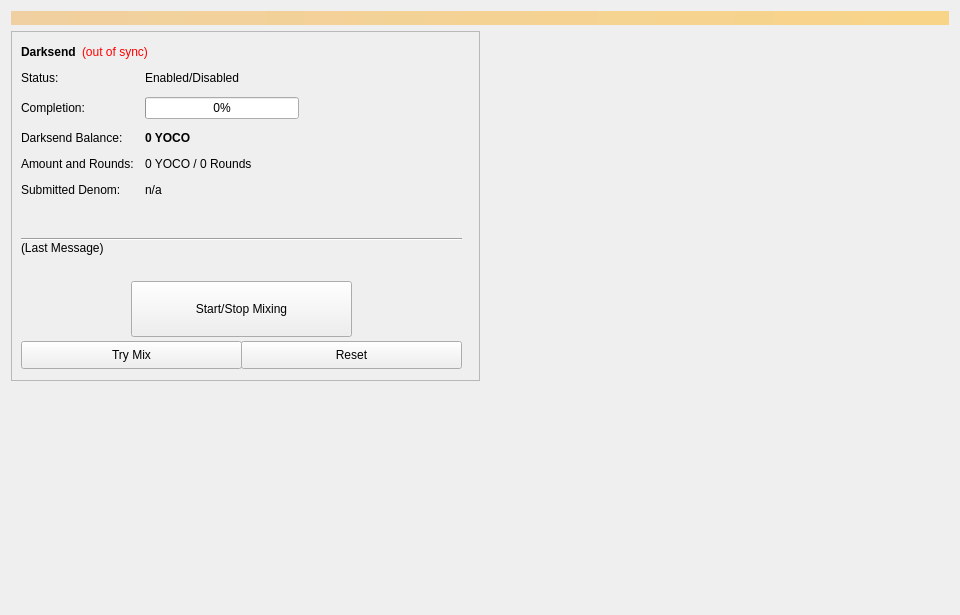
<?xml version="1.0" encoding="UTF-8"?>
<ui version="4.0">
 <class>Coinmix</class>
 <widget class="QWidget" name="Coinmix">
  <property name="geometry">
   <rect>
    <x>0</x>
    <y>0</y>
    <width>960</width>
    <height>615</height>
   </rect>
  </property>
  <property name="minimumSize">
   <size>
    <width>960</width>
    <height>0</height>
   </size>
  </property>
  <property name="windowTitle">
   <string>Form</string>
  </property>
  <layout class="QVBoxLayout" name="topLayout">
   <item>
    <widget class="QLabel" name="labelAlerts">
     <property name="visible">
      <bool>false</bool>
     </property>
     <property name="styleSheet">
      <string notr="true">background-color: qlineargradient(x1: 0, y1: 0, x2: 1, y2: 0, stop:0 #F0D0A0, stop:1 #F8D488); color:#000000;</string>
     </property>
     <property name="wordWrap">
      <bool>true</bool>
     </property>
     <property name="margin">
      <number>3</number>
     </property>
    </widget>
   </item>
   <item>
    <layout class="QHBoxLayout" name="horizontalLayout" stretch="1,1">
     <item>
      <layout class="QVBoxLayout" name="verticalLayout_2">
       <item>
        <widget class="QFrame" name="frameDarksend">
         <property name="minimumSize">
          <size>
           <width>0</width>
           <height>350</height>
          </size>
         </property>
         <property name="layoutDirection">
          <enum>Qt::LeftToRight</enum>
         </property>
         <property name="frameShape">
          <enum>QFrame::StyledPanel</enum>
         </property>
         <property name="frameShadow">
          <enum>QFrame::Raised</enum>
         </property>
         <widget class="QWidget" name="formLayoutWidget">
          <property name="geometry">
           <rect>
            <x>10</x>
            <y>40</y>
            <width>451</width>
            <height>161</height>
           </rect>
          </property>
          <layout class="QFormLayout" name="formLayout">
           <property name="fieldGrowthPolicy">
            <enum>QFormLayout::AllNonFixedFieldsGrow</enum>
           </property>
           <property name="horizontalSpacing">
            <number>11</number>
           </property>
           <property name="verticalSpacing">
            <number>12</number>
           </property>
           <item row="0" column="0">
            <widget class="QLabel" name="label_6">
             <property name="text">
              <string>Status:</string>
             </property>
            </widget>
           </item>
           <item row="1" column="0">
            <widget class="QLabel" name="label_7">
             <property name="text">
              <string>Completion:</string>
             </property>
            </widget>
           </item>
           <item row="1" column="1">
            <widget class="QProgressBar" name="DarksendProgress">
             <property name="maximumSize">
              <size>
               <width>154</width>
               <height>16777215</height>
              </size>
             </property>
             <property name="value">
              <number>0</number>
             </property>
            </widget>
           </item>
           <item row="2" column="0">
            <widget class="QLabel" name="labelAnonymizedText">
             <property name="text">
              <string>Darksend Balance:</string>
             </property>
            </widget>
           </item>
           <item row="2" column="1">
            <widget class="QLabel" name="labelAnonymized">
             <property name="font">
              <font>
               <weight>75</weight>
               <bold>true</bold>
              </font>
             </property>
             <property name="text">
              <string notr="true">0 YOCO</string>
             </property>
            </widget>
           </item>
           <item row="3" column="0">
            <widget class="QLabel" name="label_8">
             <property name="text">
              <string>Amount and Rounds:</string>
             </property>
            </widget>
           </item>
           <item row="3" column="1">
            <widget class="QLabel" name="labelAmountRounds">
             <property name="text">
              <string>0 YOCO / 0 Rounds</string>
             </property>
            </widget>
           </item>
           <item row="4" column="0">
            <widget class="QLabel" name="label_9">
             <property name="text">
              <string>Submitted Denom:</string>
             </property>
            </widget>
           </item>
           <item row="4" column="1">
            <widget class="QLabel" name="labelSubmittedDenom">
             <property name="toolTip">
              <string>The denominations you submitted to the Masternode.&lt;br&gt;To mix, other users must submit the exact same denominations.</string>
             </property>
             <property name="text">
              <string>n/a</string>
             </property>
            </widget>
           </item>
           <item row="0" column="1">
            <widget class="QLabel" name="DarksendEnabled">
             <property name="text">
              <string>Enabled/Disabled</string>
             </property>
            </widget>
           </item>
          </layout>
         </widget>
         <widget class="QPushButton" name="runAutoDenom">
          <property name="geometry">
           <rect>
            <x>251</x>
            <y>17</y>
            <width>1</width>
            <height>1</height>
           </rect>
          </property>
          <property name="palette">
           <palette>
            <active>
             <colorrole role="WindowText">
              <brush brushstyle="SolidPattern">
               <color alpha="255">
                <red>0</red>
                <green>0</green>
                <blue>0</blue>
               </color>
              </brush>
             </colorrole>
             <colorrole role="Button">
              <brush brushstyle="SolidPattern">
               <color alpha="255">
                <red>239</red>
                <green>238</green>
                <blue>238</blue>
               </color>
              </brush>
             </colorrole>
             <colorrole role="Light">
              <brush brushstyle="SolidPattern">
               <color alpha="255">
                <red>255</red>
                <green>255</green>
                <blue>255</blue>
               </color>
              </brush>
             </colorrole>
             <colorrole role="Midlight">
              <brush brushstyle="SolidPattern">
               <color alpha="255">
                <red>247</red>
                <green>246</green>
                <blue>246</blue>
               </color>
              </brush>
             </colorrole>
             <colorrole role="Dark">
              <brush brushstyle="SolidPattern">
               <color alpha="255">
                <red>119</red>
                <green>119</green>
                <blue>119</blue>
               </color>
              </brush>
             </colorrole>
             <colorrole role="Mid">
              <brush brushstyle="SolidPattern">
               <color alpha="255">
                <red>159</red>
                <green>159</green>
                <blue>159</blue>
               </color>
              </brush>
             </colorrole>
             <colorrole role="Text">
              <brush brushstyle="SolidPattern">
               <color alpha="255">
                <red>0</red>
                <green>0</green>
                <blue>0</blue>
               </color>
              </brush>
             </colorrole>
             <colorrole role="BrightText">
              <brush brushstyle="SolidPattern">
               <color alpha="255">
                <red>255</red>
                <green>255</green>
                <blue>255</blue>
               </color>
              </brush>
             </colorrole>
             <colorrole role="ButtonText">
              <brush brushstyle="SolidPattern">
               <color alpha="255">
                <red>0</red>
                <green>0</green>
                <blue>0</blue>
               </color>
              </brush>
             </colorrole>
             <colorrole role="Base">
              <brush brushstyle="SolidPattern">
               <color alpha="255">
                <red>255</red>
                <green>255</green>
                <blue>255</blue>
               </color>
              </brush>
             </colorrole>
             <colorrole role="Window">
              <brush brushstyle="SolidPattern">
               <color alpha="255">
                <red>239</red>
                <green>238</green>
                <blue>238</blue>
               </color>
              </brush>
             </colorrole>
             <colorrole role="Shadow">
              <brush brushstyle="SolidPattern">
               <color alpha="255">
                <red>0</red>
                <green>0</green>
                <blue>0</blue>
               </color>
              </brush>
             </colorrole>
             <colorrole role="AlternateBase">
              <brush brushstyle="SolidPattern">
               <color alpha="255">
                <red>247</red>
                <green>246</green>
                <blue>246</blue>
               </color>
              </brush>
             </colorrole>
             <colorrole role="ToolTipBase">
              <brush brushstyle="SolidPattern">
               <color alpha="255">
                <red>255</red>
                <green>255</green>
                <blue>220</blue>
               </color>
              </brush>
             </colorrole>
             <colorrole role="ToolTipText">
              <brush brushstyle="SolidPattern">
               <color alpha="255">
                <red>0</red>
                <green>0</green>
                <blue>0</blue>
               </color>
              </brush>
             </colorrole>
            </active>
            <inactive>
             <colorrole role="WindowText">
              <brush brushstyle="SolidPattern">
               <color alpha="255">
                <red>0</red>
                <green>0</green>
                <blue>0</blue>
               </color>
              </brush>
             </colorrole>
             <colorrole role="Button">
              <brush brushstyle="SolidPattern">
               <color alpha="255">
                <red>239</red>
                <green>238</green>
                <blue>238</blue>
               </color>
              </brush>
             </colorrole>
             <colorrole role="Light">
              <brush brushstyle="SolidPattern">
               <color alpha="255">
                <red>255</red>
                <green>255</green>
                <blue>255</blue>
               </color>
              </brush>
             </colorrole>
             <colorrole role="Midlight">
              <brush brushstyle="SolidPattern">
               <color alpha="255">
                <red>247</red>
                <green>246</green>
                <blue>246</blue>
               </color>
              </brush>
             </colorrole>
             <colorrole role="Dark">
              <brush brushstyle="SolidPattern">
               <color alpha="255">
                <red>119</red>
                <green>119</green>
                <blue>119</blue>
               </color>
              </brush>
             </colorrole>
             <colorrole role="Mid">
              <brush brushstyle="SolidPattern">
               <color alpha="255">
                <red>159</red>
                <green>159</green>
                <blue>159</blue>
               </color>
              </brush>
             </colorrole>
             <colorrole role="Text">
              <brush brushstyle="SolidPattern">
               <color alpha="255">
                <red>0</red>
                <green>0</green>
                <blue>0</blue>
               </color>
              </brush>
             </colorrole>
             <colorrole role="BrightText">
              <brush brushstyle="SolidPattern">
               <color alpha="255">
                <red>255</red>
                <green>255</green>
                <blue>255</blue>
               </color>
              </brush>
             </colorrole>
             <colorrole role="ButtonText">
              <brush brushstyle="SolidPattern">
               <color alpha="255">
                <red>0</red>
                <green>0</green>
                <blue>0</blue>
               </color>
              </brush>
             </colorrole>
             <colorrole role="Base">
              <brush brushstyle="SolidPattern">
               <color alpha="255">
                <red>255</red>
                <green>255</green>
                <blue>255</blue>
               </color>
              </brush>
             </colorrole>
             <colorrole role="Window">
              <brush brushstyle="SolidPattern">
               <color alpha="255">
                <red>239</red>
                <green>238</green>
                <blue>238</blue>
               </color>
              </brush>
             </colorrole>
             <colorrole role="Shadow">
              <brush brushstyle="SolidPattern">
               <color alpha="255">
                <red>0</red>
                <green>0</green>
                <blue>0</blue>
               </color>
              </brush>
             </colorrole>
             <colorrole role="AlternateBase">
              <brush brushstyle="SolidPattern">
               <color alpha="255">
                <red>247</red>
                <green>246</green>
                <blue>246</blue>
               </color>
              </brush>
             </colorrole>
             <colorrole role="ToolTipBase">
              <brush brushstyle="SolidPattern">
               <color alpha="255">
                <red>255</red>
                <green>255</green>
                <blue>220</blue>
               </color>
              </brush>
             </colorrole>
             <colorrole role="ToolTipText">
              <brush brushstyle="SolidPattern">
               <color alpha="255">
                <red>0</red>
                <green>0</green>
                <blue>0</blue>
               </color>
              </brush>
             </colorrole>
            </inactive>
            <disabled>
             <colorrole role="WindowText">
              <brush brushstyle="SolidPattern">
               <color alpha="255">
                <red>119</red>
                <green>119</green>
                <blue>119</blue>
               </color>
              </brush>
             </colorrole>
             <colorrole role="Button">
              <brush brushstyle="SolidPattern">
               <color alpha="255">
                <red>239</red>
                <green>238</green>
                <blue>238</blue>
               </color>
              </brush>
             </colorrole>
             <colorrole role="Light">
              <brush brushstyle="SolidPattern">
               <color alpha="255">
                <red>255</red>
                <green>255</green>
                <blue>255</blue>
               </color>
              </brush>
             </colorrole>
             <colorrole role="Midlight">
              <brush brushstyle="SolidPattern">
               <color alpha="255">
                <red>247</red>
                <green>246</green>
                <blue>246</blue>
               </color>
              </brush>
             </colorrole>
             <colorrole role="Dark">
              <brush brushstyle="SolidPattern">
               <color alpha="255">
                <red>119</red>
                <green>119</green>
                <blue>119</blue>
               </color>
              </brush>
             </colorrole>
             <colorrole role="Mid">
              <brush brushstyle="SolidPattern">
               <color alpha="255">
                <red>159</red>
                <green>159</green>
                <blue>159</blue>
               </color>
              </brush>
             </colorrole>
             <colorrole role="Text">
              <brush brushstyle="SolidPattern">
               <color alpha="255">
                <red>119</red>
                <green>119</green>
                <blue>119</blue>
               </color>
              </brush>
             </colorrole>
             <colorrole role="BrightText">
              <brush brushstyle="SolidPattern">
               <color alpha="255">
                <red>255</red>
                <green>255</green>
                <blue>255</blue>
               </color>
              </brush>
             </colorrole>
             <colorrole role="ButtonText">
              <brush brushstyle="SolidPattern">
               <color alpha="255">
                <red>119</red>
                <green>119</green>
                <blue>119</blue>
               </color>
              </brush>
             </colorrole>
             <colorrole role="Base">
              <brush brushstyle="SolidPattern">
               <color alpha="255">
                <red>239</red>
                <green>238</green>
                <blue>238</blue>
               </color>
              </brush>
             </colorrole>
             <colorrole role="Window">
              <brush brushstyle="SolidPattern">
               <color alpha="255">
                <red>239</red>
                <green>238</green>
                <blue>238</blue>
               </color>
              </brush>
             </colorrole>
             <colorrole role="Shadow">
              <brush brushstyle="SolidPattern">
               <color alpha="255">
                <red>0</red>
                <green>0</green>
                <blue>0</blue>
               </color>
              </brush>
             </colorrole>
             <colorrole role="AlternateBase">
              <brush brushstyle="SolidPattern">
               <color alpha="255">
                <red>239</red>
                <green>238</green>
                <blue>238</blue>
               </color>
              </brush>
             </colorrole>
             <colorrole role="ToolTipBase">
              <brush brushstyle="SolidPattern">
               <color alpha="255">
                <red>255</red>
                <green>255</green>
                <blue>220</blue>
               </color>
              </brush>
             </colorrole>
             <colorrole role="ToolTipText">
              <brush brushstyle="SolidPattern">
               <color alpha="255">
                <red>0</red>
                <green>0</green>
                <blue>0</blue>
               </color>
              </brush>
             </colorrole>
            </disabled>
           </palette>
          </property>
          <property name="focusPolicy">
           <enum>Qt::NoFocus</enum>
          </property>
          <property name="autoFillBackground">
           <bool>true</bool>
          </property>
          <property name="text">
           <string/>
          </property>
          <property name="flat">
           <bool>true</bool>
          </property>
         </widget>
         <widget class="QPushButton" name="toggleDarksend">
          <property name="geometry">
           <rect>
            <x>120</x>
            <y>250</y>
            <width>221</width>
            <height>56</height>
           </rect>
          </property>
          <property name="sizePolicy">
           <sizepolicy hsizetype="MinimumExpanding" vsizetype="Fixed">
            <horstretch>0</horstretch>
            <verstretch>0</verstretch>
           </sizepolicy>
          </property>
          <property name="text">
           <string>Start/Stop Mixing</string>
          </property>
         </widget>
         <widget class="Line" name="lineLastMessage">
          <property name="geometry">
           <rect>
            <x>10</x>
            <y>200</y>
            <width>441</width>
            <height>16</height>
           </rect>
          </property>
          <property name="orientation">
           <enum>Qt::Horizontal</enum>
          </property>
         </widget>
         <widget class="QLabel" name="DarksendStatus">
          <property name="geometry">
           <rect>
            <x>10</x>
            <y>210</y>
            <width>451</width>
            <height>43</height>
           </rect>
          </property>
          <property name="minimumSize">
           <size>
            <width>288</width>
            <height>43</height>
           </size>
          </property>
          <property name="text">
           <string>(Last Message)</string>
          </property>
          <property name="alignment">
           <set>Qt::AlignLeading|Qt::AlignLeft|Qt::AlignTop</set>
          </property>
          <property name="wordWrap">
           <bool>true</bool>
          </property>
         </widget>
         <widget class="QPushButton" name="DarksendAuto">
          <property name="geometry">
           <rect>
            <x>10</x>
            <y>310</y>
            <width>221</width>
            <height>28</height>
           </rect>
          </property>
          <property name="sizePolicy">
           <sizepolicy hsizetype="MinimumExpanding" vsizetype="Fixed">
            <horstretch>0</horstretch>
            <verstretch>0</verstretch>
           </sizepolicy>
          </property>
          <property name="toolTip">
           <string>Try to manually submit a Darksend request.</string>
          </property>
          <property name="text">
           <string>Try Mix</string>
          </property>
         </widget>
         <widget class="QPushButton" name="DarksendReset">
          <property name="geometry">
           <rect>
            <x>230</x>
            <y>310</y>
            <width>221</width>
            <height>28</height>
           </rect>
          </property>
          <property name="sizePolicy">
           <sizepolicy hsizetype="MinimumExpanding" vsizetype="Fixed">
            <horstretch>0</horstretch>
            <verstretch>0</verstretch>
           </sizepolicy>
          </property>
          <property name="toolTip">
           <string>Reset the current status of Darksend (can interrupt Darksend if it's in the process of Mixing, which can cost you money!)</string>
          </property>
          <property name="autoFillBackground">
           <bool>false</bool>
          </property>
          <property name="text">
           <string>Reset</string>
          </property>
         </widget>
         <widget class="QWidget" name="layoutWidget">
          <property name="geometry">
           <rect>
            <x>10</x>
            <y>10</y>
            <width>431</width>
            <height>22</height>
           </rect>
          </property>
          <layout class="QHBoxLayout" name="horizontalLayout_5">
           <item>
            <widget class="QLabel" name="label_2">
             <property name="font">
              <font>
               <weight>75</weight>
               <bold>true</bold>
              </font>
             </property>
             <property name="text">
              <string>Darksend</string>
             </property>
            </widget>
           </item>
           <item>
            <widget class="QLabel" name="labelDarksendSyncStatus">
             <property name="toolTip">
              <string>The displayed information may be out of date. Your wallet automatically synchronizes with the yotoken network after a connection is established, but this process has not completed yet.</string>
             </property>
             <property name="styleSheet">
              <string notr="true">QLabel { color: red; }</string>
             </property>
             <property name="text">
              <string notr="true">(out of sync)</string>
             </property>
             <property name="alignment">
              <set>Qt::AlignLeading|Qt::AlignLeft|Qt::AlignVCenter</set>
             </property>
            </widget>
           </item>
           <item>
            <spacer name="horizontalSpacer_4">
             <property name="orientation">
              <enum>Qt::Horizontal</enum>
             </property>
             <property name="sizeHint" stdset="0">
              <size>
               <width>40</width>
               <height>20</height>
              </size>
             </property>
            </spacer>
           </item>
          </layout>
         </widget>
        </widget>
       </item>
       <item>
        <spacer name="verticalSpacer">
         <property name="orientation">
          <enum>Qt::Vertical</enum>
         </property>
         <property name="sizeHint" stdset="0">
          <size>
           <width>20</width>
           <height>40</height>
          </size>
         </property>
        </spacer>
       </item>
      </layout>
     </item>
     <item>
      <layout class="QVBoxLayout" name="verticalLayout_3">
       <item>
        <spacer name="verticalSpacer_2">
         <property name="orientation">
          <enum>Qt::Vertical</enum>
         </property>
         <property name="sizeType">
          <enum>QSizePolicy::Expanding</enum>
         </property>
         <property name="sizeHint" stdset="0">
          <size>
           <width>20</width>
           <height>40</height>
          </size>
         </property>
        </spacer>
       </item>
      </layout>
     </item>
    </layout>
   </item>
  </layout>
 </widget>
 <resources/>
 <connections/>
</ui>
